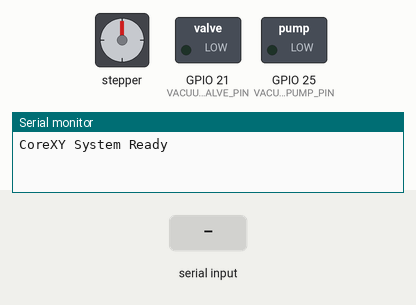
Simulated run of this sketch. Board: ESP32. On the bench: stepper motor, switched loads named in the sketch (green lamp = pin HIGH), the last lines printed to the serial monitor. Wiring (inferred from the names in the program): stepper motor driver (200 steps per turn assumed): step GPIO 33; direction GPIO 27. The test bench sets the inputs (shaded band). Pins used as bus, display or sensor lines are not drawn.

Above: at 16.3 s.
16.4 s: "G0 1\n" received over Serial
At 20.8 s:
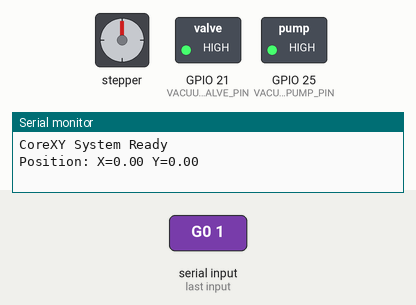
At 22.3 s:
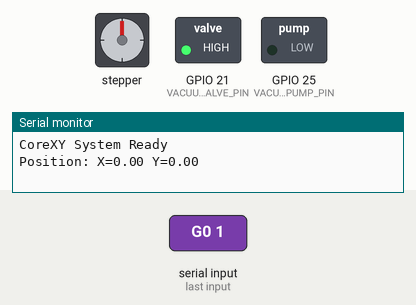
25.4 s: "G0 150\n" received over Serial
At 32.36 s:
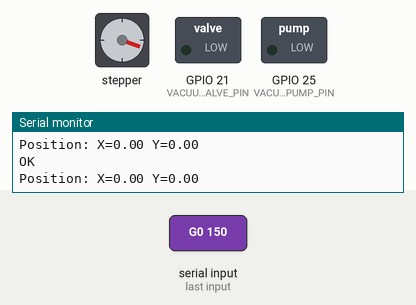
Timing chart, 0 to 34.4 s (numbered marks = the images above; inputs shaded):
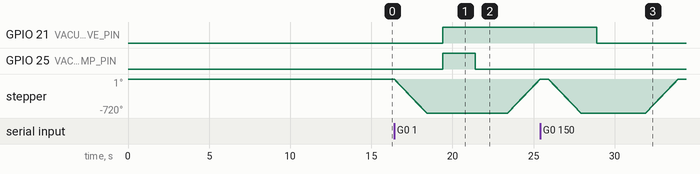

The sketch:

moving_with_g_code.ino
```cpp
extern "C" void esp_bootloader_disable_logs(void);
#include <AccelStepper.h>
#include "esp_log.h"

// Пины для CNC Shield (X и Y оси)
#define STEP_PIN_A 18  // STEP для двигателя A (X на CNC Shield)
#define DIR_PIN_A 19   // DIR для двигателя A (X на CNC Shield)
#define STEP_PIN_Z 33  // STEP для двигателя B (Y на CNC Shield)
#define DIR_PIN_Z 27   // DIR для двигателя B (Y на CNC Shield)
#define STEP_PIN_B 17  // STEP для двигателя Z (Z на CNC Shield)
#define DIR_PIN_B 14   // DIR для двигателя Z (Z на CNC Shield)
//#define ENABLE_PIN 8  // Пин ENABLE для драйверов
#define VACUUM_PUMP_PIN 25  //  Пин вкл/выкл для насоса вакуумного захвата
#define VACUUM_VALVE_PIN 21 //  Пин открыто/закрыто для вакуумного клапана
// Пины для концевиков
#define X_LIMIT_PIN 34  // Пин для концевика X-min
#define Y_LIMIT_PIN 35 // Пин для концевика Y-min
#define Z_LIMIT_PIN 4 // Пин для концевика Z-min
#define frequency 5   // Задержка между шагами двигателя вертикальной оси Z

// Параметры механики
const float STEPS_PER_MM = 5.0;  // 200 шагов / 40 мм = 5 шагов/мм (для шкива с 20 зубьями)
const float MAX_SPEED = 300.0;  // Максимальная скорость (шагов/сек)
const float ACCELERATION = 120.0;  // Ускорение (шагов/сек^2)
const float HOMING_SPEED = 70.0;  // Скорость для хоуминга (шагов/сек, медленнее для точности)

// Положение вакуумного захвата закрыто/открыто
bool CATCH_FLAG = 0;  //  0 - открыто, 1 - закрыто

//  Высота подъема груза в шагах мотора
int Z_HEIGHT = 400;  //830

// Инициализация двигателей
AccelStepper motorA(1, STEP_PIN_A, DIR_PIN_A); // Драйвер для двигателя A
AccelStepper motorB(1, STEP_PIN_B, DIR_PIN_B); // Драйвер для двигателя B

// Текущая позиция (в мм)
float currentX = 0.0;
float currentY = 0.0;

// Перемещение в точку X, Y
void moveToXY(float targetX, float targetY) {
  targetX = constrain(targetX, 0, 550);
  targetY = constrain(targetY, 0, 500);

  // Правильная CoreXY кинематика (ты был прав!)
  long targetA = round(( targetX + targetY) * STEPS_PER_MM);
  long targetB = round(( targetX - targetY) * STEPS_PER_MM);

  motorA.moveTo(targetA);
  motorB.moveTo(targetB);

  // Ждём полного завершения
  while (motorA.isRunning() || motorB.isRunning()) {
    motorA.run();
    motorB.run();
  }

  currentX = targetX;
  currentY = targetY;

  Serial.print("Position: X="); Serial.print(currentX);
  Serial.print(" Y="); Serial.println(currentY);
}

// Функция home
void homeXY() {
  // Устанавливаем скорость для хоуминга
  motorA.setMaxSpeed(HOMING_SPEED);
  motorB.setMaxSpeed(HOMING_SPEED);

  // 1. Хоуминг по оси X (двигаем каретку влево, пока не сработает X-min)
  // Для CoreXY: движение влево (X уменьшается) → ΔX < 0 → A и B двигаются в противоположных направлениях
  while (digitalRead(X_LIMIT_PIN) == LOW) { //  NC-концевик (HIGH при нажатии)
    motorA.move(-1000); // Двигаем A в отрицательном направлении
    motorB.move(1000);  // Двигаем B в положительном направлении
    motorA.run();
    motorB.run();
  }

  // Останавливаем двигатели
  motorA.stop();
  motorB.stop();
  while (motorA.distanceToGo() != 0 || motorB.distanceToGo() != 0) {
    motorA.run();
    motorB.run();
  }

  // 2. Хоуминг по оси Y (двигаем каретку к Y=0, пока не сработает Y-min)
  // Для CoreXY: движение к Y=0 (Y уменьшается) → ΔY < 0 → A и B двигаются в одном направлении, но в отрицательном
  while (digitalRead(Y_LIMIT_PIN) == LOW) {
    motorA.move(-1000); // Оба двигателя в отрицательном направлении
    motorB.move(-1000);
    motorA.run();
    motorB.run();
  }

  motorA.stop();
  motorB.stop();
  while (motorA.distanceToGo() != 0 || motorB.distanceToGo() != 0) {
    motorA.run();
    motorB.run();
  }

  // Сбрасываем позицию
  currentX = 0.0;
  currentY = 0.0;
  motorA.setCurrentPosition(0);
  motorB.setCurrentPosition(0);

  // Возвращаем нормальную скорость
  motorA.setMaxSpeed(MAX_SPEED);
  motorB.setMaxSpeed(MAX_SPEED);


  while(digitalRead(Z_LIMIT_PIN) == LOW){
      digitalWrite(DIR_PIN_Z, HIGH);
      digitalWrite(STEP_PIN_Z, HIGH);
      delay(frequency + 5);
      digitalWrite(STEP_PIN_Z, LOW);

    }

  Serial.println("Homing complete");
}

// Обработка G-кода
void processGCode(String command) {
  if (command.startsWith("G0") || command.startsWith("G1")) {
    float targetX = currentX;
    float targetY = currentY;

    int xIndex = command.indexOf('X');
    int yIndex = command.indexOf('Y');

    if (xIndex != -1) {
      targetX = command.substring(xIndex + 1, command.indexOf(' ', xIndex)).toFloat();
    }
    if (yIndex != -1) {
      targetY = command.substring(yIndex + 1).toFloat();
    }

    moveToXY(targetX, targetY);
    object_catch();
    delay(500);
    Serial.println("OK");
  } else if (command.startsWith("G28") ){
    homeXY();  //  Хоуминг
    moveToXY(7,7);  //  Откат на 7 мм для исключения давления на концевики
    Serial.println("OK");
    }
}


// Захват объекта
void object_catch(){
      // Опускание захвата
      digitalWrite(DIR_PIN_Z, LOW);
      for (int i = 0; i < Z_HEIGHT; i++){
      digitalWrite(STEP_PIN_Z, HIGH);
      delay(frequency);
      digitalWrite(STEP_PIN_Z, LOW);
      }
      delay(1000);

     // Захват объекта
      if (CATCH_FLAG == 0){
        digitalWrite(VACUUM_VALVE_PIN, HIGH);
        digitalWrite(VACUUM_PUMP_PIN, HIGH);
        delay(2000);
        CATCH_FLAG = 1;
        digitalWrite(VACUUM_PUMP_PIN, LOW);
      }
      else{
        digitalWrite(VACUUM_VALVE_PIN, LOW);
        digitalWrite(VACUUM_PUMP_PIN, LOW);
        delay(1000);
        CATCH_FLAG = 0;
        }

      // Подъем объекта
      digitalWrite(DIR_PIN_Z, HIGH);
      delay(2000);
      for (int i = 0; i < Z_HEIGHT; i++){
      digitalWrite(STEP_PIN_Z, HIGH);
      delay(frequency);
      digitalWrite(STEP_PIN_Z, LOW);
      }
  }

void setup() {
  Serial.begin(74880);
  delay(50);
  Serial.flush();
  // Настройка пина ENABLE
//  pinMode(ENABLE_PIN, OUTPUT);
  pinMode(DIR_PIN_Z, OUTPUT);
  pinMode(STEP_PIN_Z, OUTPUT);
  pinMode(VACUUM_VALVE_PIN, OUTPUT);
  pinMode(VACUUM_PUMP_PIN, OUTPUT);
  pinMode(X_LIMIT_PIN, INPUT_PULLDOWN);
  pinMode(Y_LIMIT_PIN, INPUT_PULLDOWN);
//  pinMode(Z_LIMIT_PIN, INPUT_PULLDOWN);
//  digitalWrite(ENABLE_PIN, LOW); // Включаем драйверы (LOW = включено)
  digitalWrite(VACUUM_VALVE_PIN, LOW);
  digitalWrite(VACUUM_PUMP_PIN, LOW);
  // Инициализация Serial
  Serial.begin(115200);
//  while (!Serial) {
//    ;
//  }

  delay(15000);
  esp_log_level_set("*", ESP_LOG_NONE);  // Отключает все app-логи (ESP_LOGx)
  delay(50);
  // Настройка двигателей
  motorA.setMaxSpeed(MAX_SPEED);
  motorA.setAcceleration(ACCELERATION);
  motorB.setMaxSpeed(MAX_SPEED);
  motorB.setAcceleration(ACCELERATION);
  Serial.println();
  Serial.println("CoreXY System Ready");
}

void loop() {
  if (Serial.available() > 0) {
    String command = Serial.readStringUntil('\n');
    command.trim();
    if (command.length() > 0) {
      processGCode(command);
    }
  }
}
```

Measured:
- after the input at 16.4 s, GPIO 21 (VACUUM_VALVE_PIN): LOW → HIGH after 3.0 s; GPIO 25 (VACUUM_PUMP_PIN): LOW → HIGH after 3.0 s, → LOW 2.0 s later; stepper: turns 720° counter-clockwise in 2.0 s, then 715° clockwise in 2.0 s
- after the input at 25.4 s, GPIO 21 (VACUUM_VALVE_PIN): HIGH → LOW after 3.5 s
